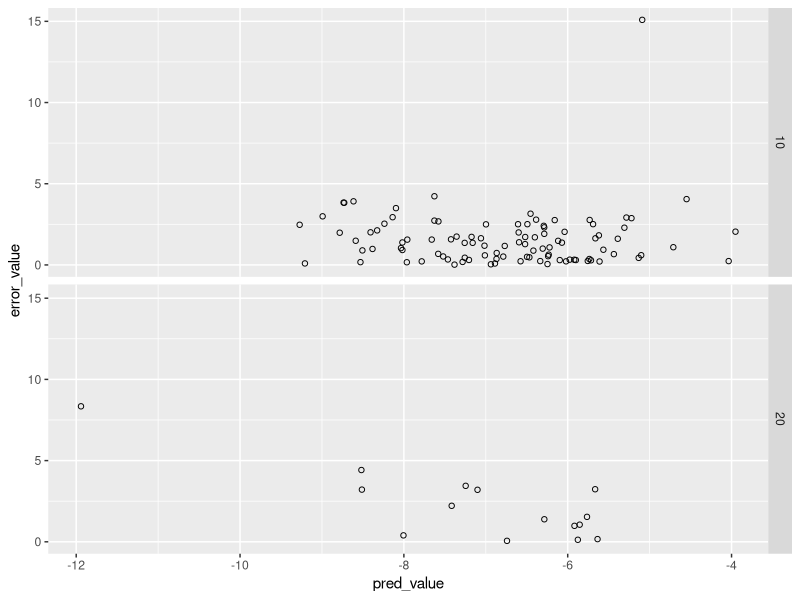

The R script that drew this image:
library(reshape2)
library(ggplot2)

data <- read.csv('PEIOPT_sum4_100.csv')

png("plot4_100.png", width = 500, height = 500)
ggplot(data, aes(x=pred_value, y=error_value)) + geom_point(shape=1) + facet_grid(num_of_samples ~ .)

dev.off()